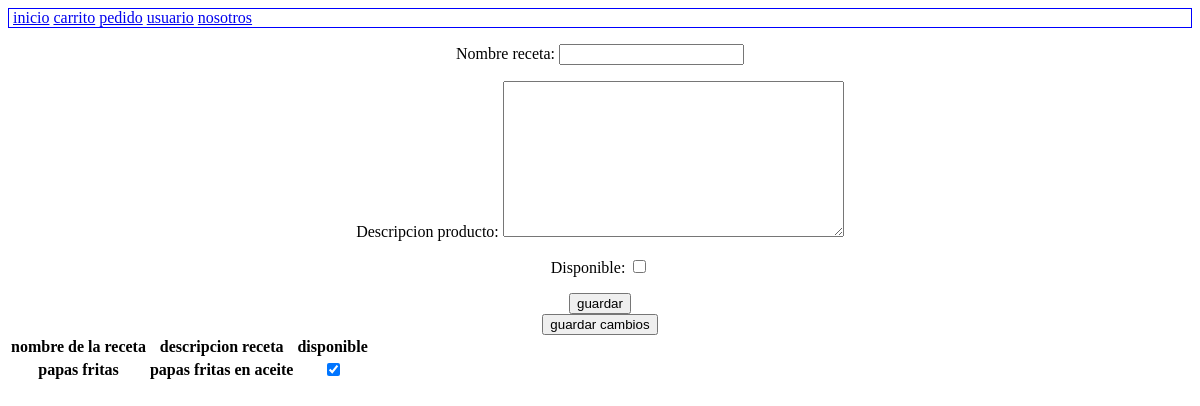
The app's page /registro_receta/, older data.
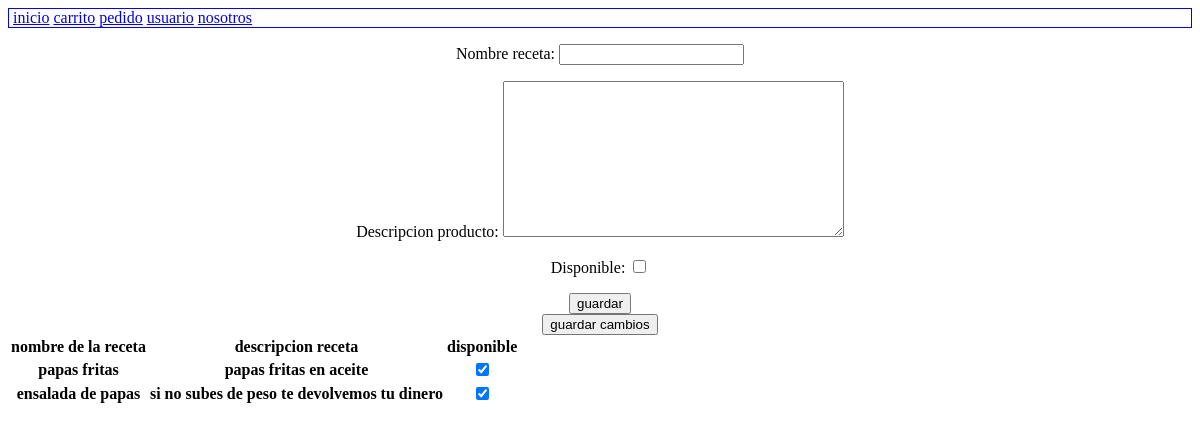
The same page, newer data.
### main/models.py (models this page shows, shortened)
class producto(models.Model):
    nombre_producto = models.CharField(max_length=100, blank=False, default="a")
    descripcion_producto = models.CharField(max_length=500, blank=False)
    restaurante_producto = models.ForeignKey(to=restaurante,blank=False, on_delete=models.CASCADE)
    disponible = models.BooleanField(default=False)

### main/views.py (the view)
# urls.py: path('registro_receta/', views.registro_receta, name="registro_receta"),
def registro_receta(request):
    p = producto.objects.all()
    if request.method == "POST":
        r = registroReceta(request.POST)
        if r.is_valid():
            n = r.cleaned_data["nombre_receta"]
            de = r.cleaned_data["descripcion_producto"]
            di = r.cleaned_data["disponible"]
            pr = producto(nombre_producto= n, descripcion_producto= de, restaurante_producto= restaurante.objects.filter(nombre_restaurante = "papamania")[0], disponible= di)
            pr.save()
    else:
        r = registroReceta()
    return render(request, "registro_receta.html", {"r": r, "p": p})

### main/forms.py
class registroReceta(forms.Form):
    nombre_receta = forms.CharField(max_length=100, required=True)
    descripcion_producto = forms.CharField(max_length=500, required=True, widget=forms.Textarea)
    disponible = forms.BooleanField(required=True)

### templates/main/registro_receta.html (shortened to what this page needs)
{% extends 'index.html' %}
{% block content %}
    <div style="text-align: center;">
        <form action="" method="post">
            {{r.as_p}}
            <button type="submit">guardar</button>
        </form>
        <table>
            <thead>
                <th>
                    nombre de la receta
                </th>
                <th>
                    descripcion receta
                </th>
                <th>
                    disponible
                </th>
            </thead>
            <tbody>
                <form action="" method="POST">
                    {% for i in p %}
                        {% if i.restaurante_producto.nombre_restaurante == "papamania" %}
                            <tr>
                                <th>
                                    {{i.nombre_producto}}
                                </th>
                                <th>
                                    {{i.descripcion_producto}}
                                </th>
                                <th>
                                        {% if i.disponible == True %}
                                            <input type="checkbox" checked name="disponibilidad" value="{{i.id}}">
                                        {% else %}
                                            <input type="checkbox" name="disponibilidad" value="{{i.id}}">
                                        {% endif %}
                                </th>
                            </tr>
                        {% endif %}
                    {% endfor %}
                    <button type="submit">guardar cambios</button>
                </form>
            </tbody>
        </table>
    </div>
{% endblock %}

Row changes from the older to the newer data that the page shows:
added producto: nombre_producto "ensalada de papas", descripcion_producto "si no subes de peso te devolvemos tu dinero"
